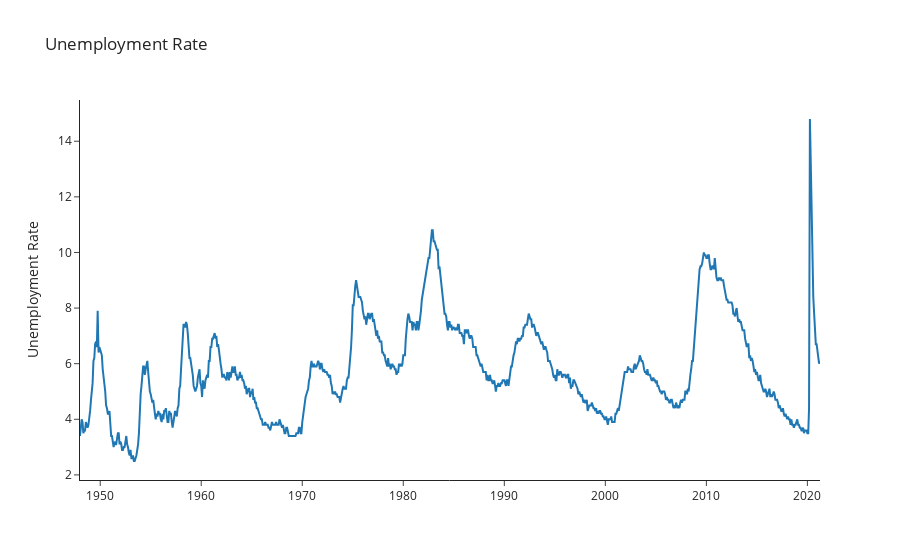

Source (notebook cell):
### Code cell
# Get Unemployment Rate Data and graph it
unemployment_rate = quandl.get("FRED/UNRATE")
unemployment_rate.columns = ["Unemployment Rate"]
unemployment_rate["Unemployment Rate"] = unemployment_rate["Unemployment Rate"]
unemployment_rate_chart = go.Figure().update_layout(template="simple_white", yaxis=dict(title="Unemployment Rate"), title = "Unemployment Rate")
unemployment_rate_chart.add_trace(go.Scatter(x= unemployment_rate.index, y=unemployment_rate["Unemployment Rate"],mode='lines', name="Unemployment Rate"))

### Figure 1 — Plotly figure (JSON) as saved in the notebook; plotly's stock layout.template omitted (floating-point values rounded to 4 significant figures; data arrays with more than 128 entries replaced by an {"elided": "..."} marker saying what was removed)
{"data": [{"mode": "lines", "name": "Unemployment Rate", "type": "scatter", "x": {"elided": "880 str values"}, "y": {"elided": "880 float values"}}], "layout": {"autosize": true, "title": {"text": "Unemployment Rate"}, "xaxis": {"autorange": true, "range": ["1948-01-01", "2021-04-01"], "type": "date"}, "yaxis": {"autorange": true, "range": [1.817, 15.48], "title": {"text": "Unemployment Rate"}, "type": "linear"}}}
